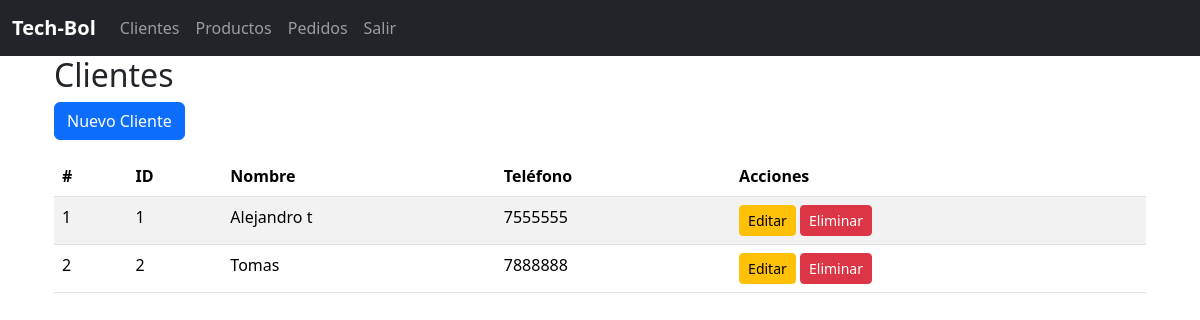
/clientes/, run on the app's committed database.
### app/clientes/models.py (models this page shows, shortened)
class Cliente(db.Model):
    __tablename__ = "clientes"
    id = db.Column(db.Integer, primary_key=True)
    nombre = db.Column(db.String(100), nullable=False)
    telefono = db.Column(db.String(20), nullable=False)
    pedidos = db.relationship('Pedido', backref='cliente', lazy=True)

### app/clientes/routes.py (the view)
@bp_clientes.route("/")
def index():
    clientes = Cliente.query.all()
    return render_template('clientes/index.html', clientes=clientes)

### app/clientes/templates/clientes/index.html (shortened to what this page needs)
{% extends 'base.html' %}
{% block content %}
<div class="container">
    <h2>Clientes</h2>
    <a href="{{ url_for('bp_clientes.create') }}" class="btn btn-primary mb-3">Nuevo Cliente</a>
    <table class="table table-striped">
        <thead>
            <tr>
                <th>#</th>
                <th>ID</th>
                <th>Nombre</th>
                <th>Teléfono</th>
                <th>Acciones</th>
            </tr>
        </thead>
        <tbody>
            {% for cliente in clientes %}
            <tr>
                <td>{{ loop.index }}</td>
                <td>{{ cliente.id }}</td>
                <td>{{ cliente.nombre }}</td>
                <td>{{ cliente.telefono }}</td>
                <td>
                    <a href="{{ url_for('bp_clientes.edit', id=cliente.id) }}" class="btn btn-sm btn-warning">Editar</a>
                    <a href="{{ url_for('bp_clientes.delete', id=cliente.id) }}" class="btn btn-sm btn-danger"
                        onclick="return confirm('¿Estás seguro de eliminar este cliente?')">Eliminar</a>
                </td>
            </tr>
            {% endfor %}
        </tbody>
    </table>
</div>
{% endblock %}

### app/templates/base.html (shortened to what this page needs)
<!doctype html>
<html lang="es">
<head>
    <link href="https://cdn.jsdelivr.net/npm/bootstrap@5.3.8/dist/css/bootstrap.min.css" rel="stylesheet"
>
</head>
<body>
    <nav class="navbar navbar-expand-lg navbar-dark bg-dark">
        <div class="container-fluid">
            <a class="navbar-brand fw-bold" href="{{ url_for('bp_core.index') }}">
                Tech-Bol
            </a>
            <div class="collapse navbar-collapse" id="navbarNav">
                <ul class="navbar-nav">
                    <li class="nav-item">
                        <a class="nav-link" aria-current="page"  href="{{ url_for('bp_clientes.index')}}">Clientes</a>
                    </li>
                    <li class="nav-item">
                        <a class="nav-link" aria-current="page"  href="{{ url_for('bp_productos.index')}}">Productos</a>
                    </li>
                    <li class="nav-item">
                        <a class="nav-link" aria-current="page"  href="{{ url_for('bp_pedidos.index')}}">Pedidos</a>
                    </li>
                    <li class="nav-item">
                        <a class="nav-link" href="{{ url_for('bp_core.index') }}">Salir</a>
                    </li>
                </ul>
            </div>
        </div>
    </nav>
    <div class="container">
        {% block content %}
        {% endblock %}
    </div>
</body>
</html>

### data on the page
Cliente: id "1", nombre "Alejandro t", telefono "7555555"
Cliente: id "2", nombre "Tomas", telefono "7888888"
